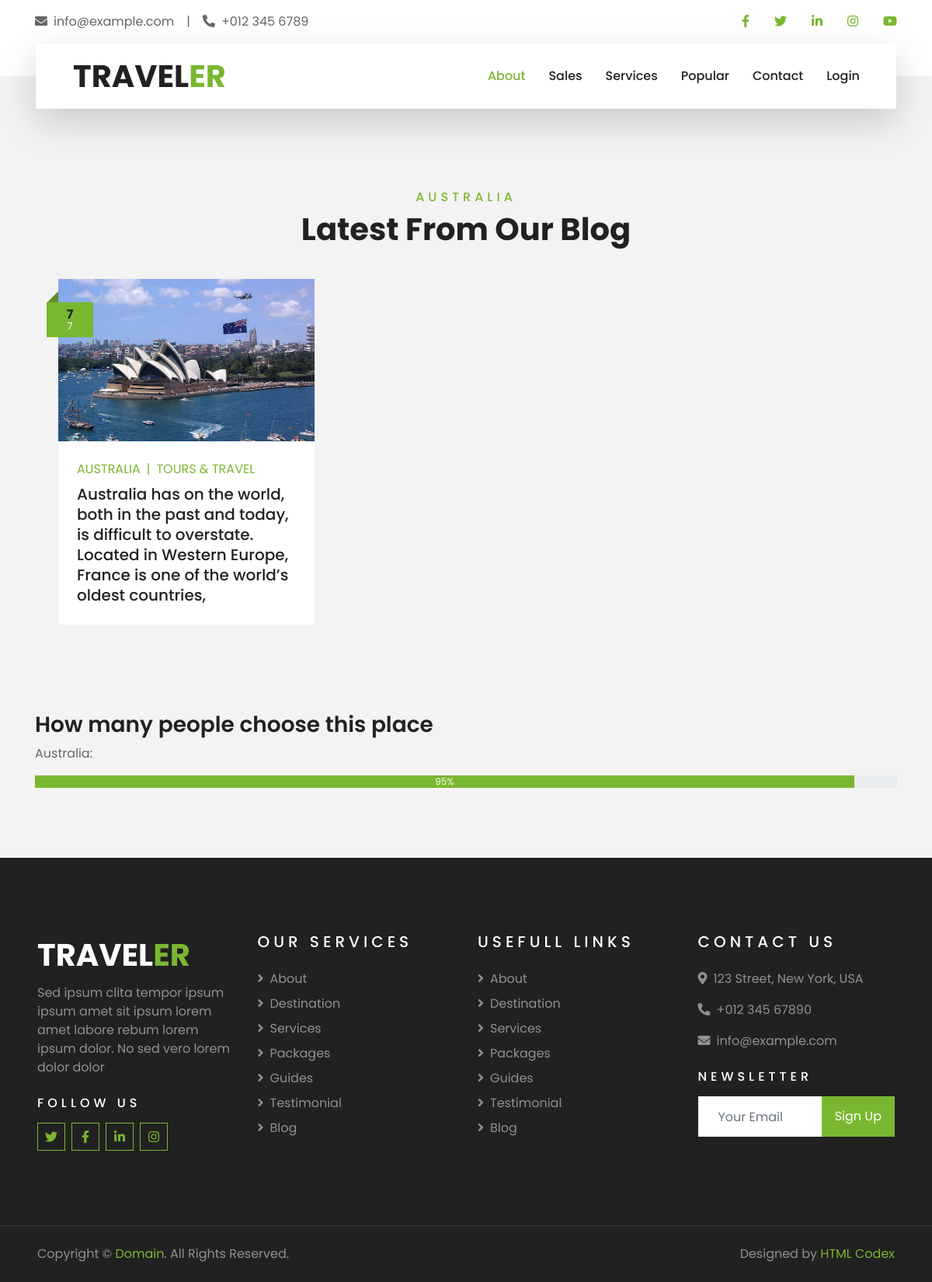
The page /australia on the database its author committed.
### tables this page shows
CREATE TABLE `blog` (
  `id` int NOT NULL,
  `d_id` int NOT NULL,
  `text` text NOT NULL,
  `img` text NOT NULL,
  `datee` date NOT NULL
);

CREATE TABLE `davlat` (
  `id` int NOT NULL,
  `davlat` text NOT NULL,
  `img` varchar(8) NOT NULL
);

### config/routes.php (called while the page is built)
<?php
return array(
    'services'=>'main/services',
    'user/register'=>'user/register',
    'user/login'=>'user/login',
    'cabinet/edit/([0-9]+)'=>'cabinet/edit/$1',
    'cabinet/delete/([0-9]+)'=>'cabinet/delete/$1',
     'cabinet/create'=>'cabinet/create',
     'cabinet'=>'cabinet/index',
     'about'=>'main/about',
    'sales'=>'main/sales',
    'main'=>'main/index',
    'popular'=>'main/popular',
    'testimonial'=>'main/testimonial',
    'map'=>'main/map',
    'europe'=>'main/europe',
    'america'=>'main/america',
    'australia'=>'main/australia',
    'asia'=>'main/asia',
    ''=>'main/about'
)
?>

### controllers/MainController.php (called while the page is built, shortened)
<?php
include_once "./models/Tours.php";
class MainController{
public function actionAustralia(){
  $getAustralia=Tours::getAustralia();
  include_once "./views/blogs/australia.php";
return true;
}
}
?>

### index.php (called while the page is built, shortened)
<?php
include_once 'views/blogs/header.php';
?>
<?php
require_once(ROOT.'/components/Router.php');
$router = new Router();
$router->run();
?>
<?php
include_once 'views/blogs/footer.php';
?>

### models/Tours.php (called while the page is built, shortened)
<?php
    class Tours{
        public static function getAustralia(){
            $db = Db::getConnection();
            $australia = [];
            $result = $db->query('SELECT * FROM `blog`, davlat WHERE davlat.id=7 AND  blog.id=4 LIMIT 3;');
            $i = 0;
            while ($row = $result->fetch()){
                $australia[$i]['id'] = $row['id'];
                $australia[$i]['d_id'] = $row['d_id'];
                $australia[$i]['text'] = $row['text'];
                $australia[$i]['img'] = $row['img'];
                $australia[$i]['davlat'] = $row['davlat'];
                $i++;
            }
            return $australia;
        }
    }
?>

### views/blogs/australia.php (the view, shortened to what this page needs)
<?php
include_once 'views/blogs/header.php';
?>
<div class="container">
<div class="container-fluid py-5">
        <div class="container pt-5 pb-3">
            <div class="text-center mb-3 pb-3">
                <h6 class="text-primary text-uppercase" style="letter-spacing: 5px;">Australia</h6>
                <h1>Latest From Our Blog</h1>
            </div>
            <div class="row pb-3">
            <?php
                foreach ($getAustralia as $australia) {
                ?>
                <div class="col-lg-4 col-md-6 mb-4 pb-2">
                    <div class="blog-item">
                        <div class="position-relative">
                            <img class="img-fluid w-100" src="assets/img/<?=$australia['img']?>" alt="">
                            <div class="blog-date">
                                <h6 class="font-weight-bold mb-n1"><?=$australia['id']?></h6>
                                <small class="text-white text-uppercase"><?=$australia['id']?></small>
                            </div>
                        </div>
                        <div class="bg-white p-4">
                            <div class="d-flex mb-2">
                                <a class="text-primary text-uppercase text-decoration-none" href=""><?=$australia['davlat']?></a>
                                <span class="text-primary px-2">|</span>
                                <a class="text-primary text-uppercase text-decoration-none" href="">Tours & Travel</a>
                            </div>
                            <a class="h5 m-0 text-decoration-none" href=""><?=$australia['text']?></a>
                        </div>
                    </div>
                </div>
               <?php
            }
            ?>
            </div>
        </div>
    </div>
    <h3>How many people choose this place</h3>
    <p>Australia:</p>
    <div class="progress" role="progressbar" aria-label="Example with label" aria-valuenow="25" aria-valuemin="0" aria-valuemax="100">
  <div class="progress-bar" style="width: 95%">95%</div>
</div>
</div>
<?php
include_once 'views/blogs/footer.php';
?>

### components/Router.php (shortened to what this page needs)
<?php
class Router{
private $routes;
public function __construct()
{
    $routesPath = ROOT.'/config/routes.php';
    $this->routes = include($routesPath);
}
public function getUrl(){
    if (!empty($_SERVER['REQUEST_URI'])) {
        return trim($_SERVER['REQUEST_URI'],'/');
    }
}
public function run(){
$uri = $this->getUrl();
foreach ($this->routes as $uriPattern => $path) {
    if(preg_match("~$uriPattern~",$uri)){
        $tashqi = preg_replace("~$uriPattern~",$path,$uri);
        $qiymat = explode('/',$tashqi);
        $controlllernomi = array_shift($qiymat).'Controller';
        $metodnomi = 'action'.ucfirst(array_shift($qiymat));
        $parametr = $qiymat;
        $controllerObyekt = new $controlllernomi;
        $result = call_user_func_array(array($controllerObyekt,$metodnomi),$parametr);
        if($result != null){
            break;
        }
    }
}
}
}
?>

### rows shown on the page
blog: davlat.img (picture), davlat.id "7", davlat.davlat "AUSTRALIA", text "Australia has on the world, both in the past and today, is difficult to overstate. Located in Western Europe, France is one of the world’s oldest countries,"
